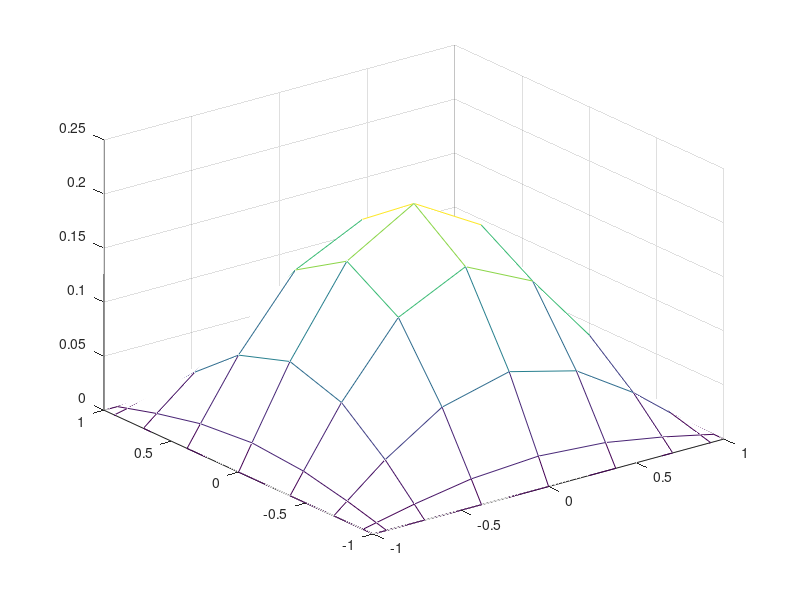

Reproduce this figure in MATLAB. (Note: this script raises an error after producing the figure.)
clc; clear;
uarr=[];
%
nx=5; 
narr=[];
%%
nx=(nx-1)*2+1;
ny=nx;
% x=linspace(-1,1,nx)'; y=x;
% x=x.^3;
x=-cos(linspace(0,pi,nx))';y=x;

%d2udx2-1=0
g=zeros(nx*ny,1);
u=g-1;
J=sparse(nx*ny,nx*ny,0);
%
% f=x*0-1*x.^2+1;
% f=x*0-1*x+1;
f=u*0-1;
% f=cos(pi*x);
%

g=zeros(nx*ny,1);
% u=g-1;
J=sparse(nx*ny,nx*ny,0);

ii=zeros(4*nx*ny,1); jj=ii; vv=ii; iip=1;

for ix=1+1:length(x)-1
    for iy=1+1:length(y)-1
        dx1=x(ix)-x(ix-1); dx2=x(ix+1)-x(ix); dy1=y(iy)-y(iy-1); dy2=y(iy+1)-x(iy);
ip=iy+(ix-1)*ny;
ipxp=iy+(ix-1+1)*ny;
ipxm=iy+(ix-1-1)*ny;
ipyp=iy+(ix-1)*ny+1;
ipym=iy+(ix-1)*ny-1;

g(ip)=g(ip)+-2/dx1/dx2*u(ip)+2/dx2/(dx1+dx2)*u(ipxp)+2/dx1/(dx1+dx2)*u(ipxm);
g(ip)=g(ip)+-2/dy1/dy2*u(ip)+2/dy2/(dy1+dy2)*u(ipyp)+2/dy1/(dy1+dy2)*u(ipym);
g(ip)=g(ip)+-f(ip)*cos(pi/2*x(ix))*cos(pi/2*y(iy));
% g(ip)=g(ip)+-f(ip);
% g(ip)=g(ip)+-u(ip)*pi*pi/4;

% J(ip,ip)=J(ip,ip)+-2/dx1/dx2-2/dy1/dy2;
% % J(ip,ip)=J(ip,ip)+-1*pi*pi/4;
% J(ip,ipxp)=J(ip,ipxp)+2/dx2/(dx1+dx2);
% J(ip,ipxm)=J(ip,ipxm)+2/dx1/(dx1+dx2);
% J(ip,ipyp)=J(ip,ipyp)+2/dy2/(dy1+dy2);
% J(ip,ipym)=J(ip,ipym)+2/dy1/(dy1+dy2);


ii(iip)=ip; jj(iip)=ip; vv(iip)=-2/dx1/dx2-2/dy1/dy2; iip=iip+1;
ii(iip)=ip; jj(iip)=ipxp; vv(iip)=+2/dx2/(dx1+dx2); iip=iip+1;
ii(iip)=ip; jj(iip)=ipxm; vv(iip)=+2/dx1/(dx1+dx2); iip=iip+1;
ii(iip)=ip; jj(iip)=ipyp; vv(iip)=+2/dy2/(dy1+dy2); iip=iip+1;
ii(iip)=ip; jj(iip)=ipym; vv(iip)=+2/dy1/(dy1+dy2); iip=iip+1;


    end
end



%corners
ix=1; iy=1; ip=iy+(ix-1)*ny; g(ip)=u(ip); 
% J(ip,ip)=1;
ii(iip)=ip; jj(iip)=ip; vv(iip)=1; iip=iip+1;

ix=1; iy=ny; ip=iy+(ix-1)*ny; g(ip)=u(ip);
% J(ip,ip)=1;
ii(iip)=ip; jj(iip)=ip; vv(iip)=1; iip=iip+1;

ix=nx; iy=1; ip=iy+(ix-1)*ny; g(ip)=u(ip); 
% J(ip,ip)=1;
ii(iip)=ip; jj(iip)=ip; vv(iip)=1; iip=iip+1;

ix=nx; iy=ny; ip=iy+(ix-1)*ny; g(ip)=u(ip);
% J(ip,ip)=1;
ii(iip)=ip; jj(iip)=ip; vv(iip)=1; iip=iip+1;


%bords
    for iy=1+1:length(y)-1
        ix=1; ip=iy+(ix-1)*ny; g(ip)=u(ip); 
%         J(ip,ip)=1;
ii(iip)=ip; jj(iip)=ip; vv(iip)=1; iip=iip+1;

        ix=nx; ip=iy+(ix-1)*ny; g(ip)=u(ip); 
%         J(ip,ip)=1;
ii(iip)=ip; jj(iip)=ip; vv(iip)=1; iip=iip+1;

    end
    for ix=1+1:length(x)-1
        iy=1; ip=iy+(ix-1)*ny; g(ip)=u(ip); 
%         J(ip,ip)=1;
ii(iip)=ip; jj(iip)=ip; vv(iip)=1; iip=iip+1;

        iy=ny; ip=iy+(ix-1)*ny; g(ip)=u(ip);
%         J(ip,ip)=1;
ii(iip)=ip; jj(iip)=ip; vv(iip)=1; iip=iip+1;

    end

    J=J+sparse([ii(1:iip-1);nx*ny],[jj(1:iip-1);nx*ny],[vv(1:iip-1);0]);


%
tic;
u=u-J\g;
toc;
norm(g)
%
%
uPhys=reshape(u,[ny,nx]);
mesh(x,y,uPhys);
%
ix=(length(x)+1)/2; iy=(length(y)+1)/2; ip=iy+(ix-1)*ny; 
% uarr=[uarr;u(ip)]
% narr=[narr;nx];
% nx=(nx-1)*2+1;
% anal=-1/pi/pi*2
%
% clf; 
B=zeros(nx,ny); B(2:end-1,2:end-1)=1; B=reshape(B,[nx*ny,1]); B=sparse(1:length(B),1:length(B),B);
% [ev,evs]=eig(full(J)); evs=diag(evs); 
[ev,evs]=eigs((J),B,20,2); evs=diag(evs);
save('evsFD','evs')
% plot(evs,'x');

uarr=[uarr;real(evs(1:5)')]
narr=[narr;nx];
%%
save('evsFD',"uarr","narr");

%%
% i=1; 
u=real(ev(:,i));
uPhys=reshape(u,[ny,nx]);
mesh(x,y,uPhys);
i=i+1;
%%
d=diff(uarr)
d(1)/d(2)
%%
clf;
loglog(narr,abs(uarr-2/pi/pi),'x-'); hold on;
loglog(narr,narr.^(-2),'-')
